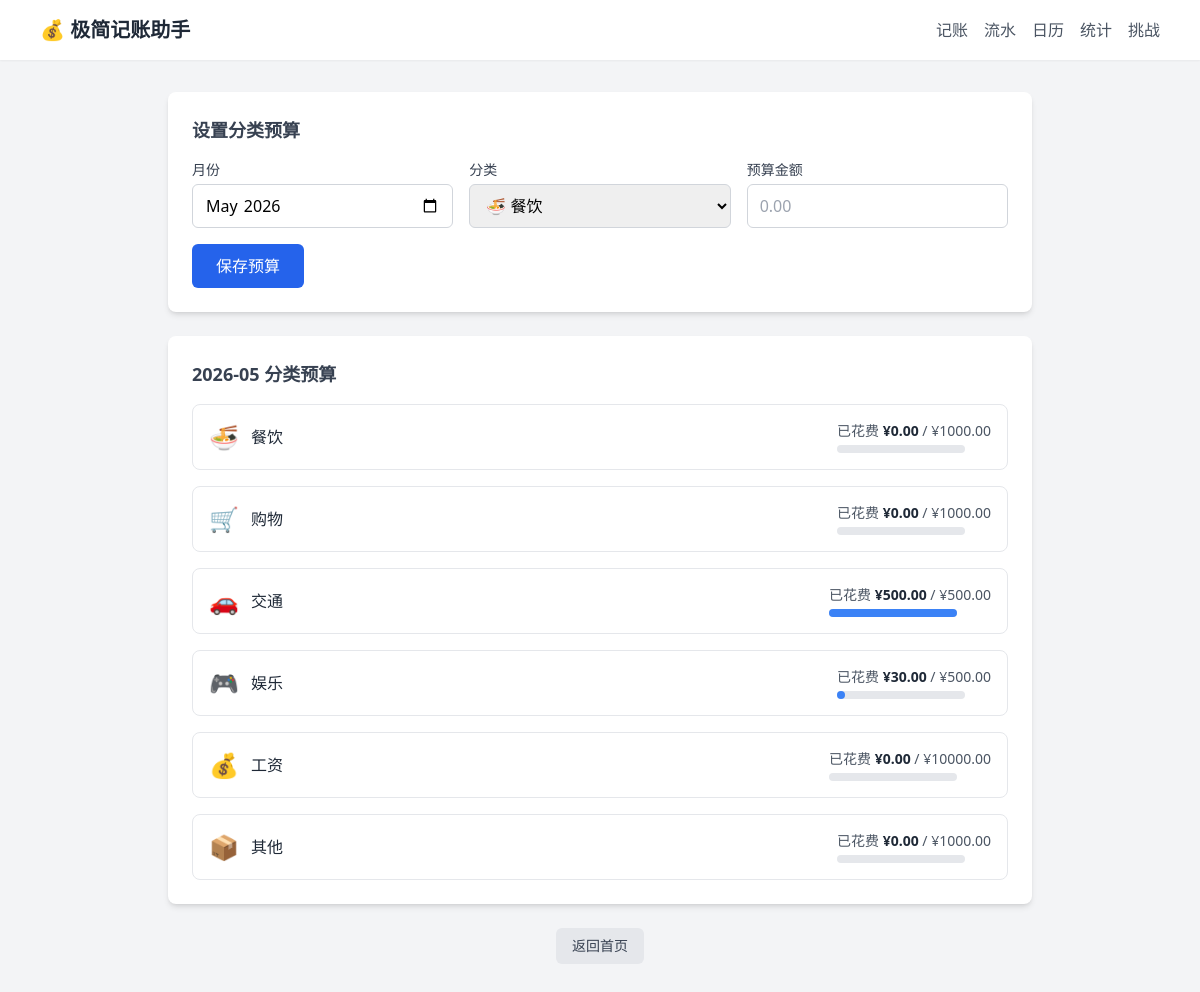
Screenshot of /manage_budgets with the database file from the repository.
### models.py (models this page shows, shortened)
class Category(db.Model):
    id = db.Column(db.Integer, primary_key=True)
    name = db.Column(db.String(20), unique=True, nullable=False)
    icon = db.Column(db.String(50), default='📦')
    color = db.Column(db.String(20), default='#3b82f6')
    is_default = db.Column(db.Boolean, default=False)
    sort_order = db.Column(db.Integer, default=0)

class CategoryBudget(db.Model):
    id = db.Column(db.Integer, primary_key=True)
    category = db.Column(db.String(20), nullable=False)
    budget_amount = db.Column(db.Float, nullable=False)
    month = db.Column(db.String(7), nullable=False)

### app.py (the view, shortened to what this page needs)
@app.route('/manage_budgets', methods=['GET', 'POST'])
def manage_budgets():
    month = request.args.get('month', date.today().strftime('%Y-%m'))
    budgets = CategoryBudget.query.filter_by(month=month).all()
    categories = get_categories()
    budget_dict = {b.category: b.budget_amount for b in budgets}
    cat_spending = {}
    for cat_name, _, _ in categories:
        cat_spending[cat_name] = get_category_spending(cat_name, month)
    return render_template('manage_budgets.html', categories=categories,
                           budget_dict=budget_dict, cat_spending=cat_spending, month=month)

### app.py (called while the page is built)
def get_category_spending(category, month=None):
    if month is None:
        month = date.today().strftime('%Y-%m')
    first_day = datetime.strptime(month + '-01', '%Y-%m-%d').date()
    if month == date.today().strftime('%Y-%m'):
        last_day = date.today()
    else:
        if int(month.split('-')[1]) == 12:
            last_day = date(int(month.split('-')[0]) + 1, 1, 1) - timedelta(days=1)
        else:
            last_day = date(int(month.split('-')[0]), int(month.split('-')[1]) + 1, 1) - timedelta(days=1)
    records = Record.query.filter(
        Record.date >= first_day,
        Record.date <= last_day,
        Record.category == category,
        Record.type == 'expense'
    ).all()
    return sum(r.amount for r in records)

### models.py (called while the page is built)
def get_categories():
    categories = Category.query.order_by(Category.sort_order).all()
    if not categories:
        init_default_categories()
        categories = Category.query.order_by(Category.sort_order).all()
    return [(c.name, c.icon, c.color) for c in categories]

### templates/manage_budgets.html (shortened to what this page needs)
<!DOCTYPE html>
<html lang="zh-CN">
<head>
    <script src="https://cdn.tailwindcss.com"></script>
</head>
<body class="bg-gray-100 min-h-screen">
    <nav class="bg-white shadow-sm">
        <div class="max-w-6xl mx-auto px-4 py-4">
            <div class="flex justify-between items-center flex-wrap gap-2">
                <h1 class="text-xl font-bold text-gray-800">💰 极简记账助手</h1>
                <div class="flex flex-wrap gap-2 sm:gap-4">
                    <a href="/" class="text-gray-600 hover:text-gray-800">记账</a>
                    <a href="/records" class="text-gray-600 hover:text-gray-800">流水</a>
                    <a href="/calendar" class="text-gray-600 hover:text-gray-800">日历</a>
                    <a href="/stats" class="text-gray-600 hover:text-gray-800">统计</a>
                    <a href="/challenges" class="text-gray-600 hover:text-gray-800">挑战</a>
                </div>
            </div>
        </div>
    </nav>
    <main class="max-w-4xl mx-auto px-4 py-8">
        <div class="bg-white rounded-lg shadow-md p-6 mb-6">
            <h2 class="text-lg font-semibold text-gray-700 mb-4">设置分类预算</h2>
            <form action="/manage_budgets" method="POST" class="space-y-4">
                <div class="grid grid-cols-1 sm:grid-cols-3 gap-4">
                    <div>
                        <label class="block text-sm font-medium text-gray-700 mb-1">月份</label>
                        <input type="month" name="month" value="{{ month }}" required
                            class="w-full px-3 py-2 border border-gray-300 rounded-md focus:outline-none focus:ring-2 focus:ring-blue-500 min-h-[44px]">
                    </div>
                    <div>
                        <label class="block text-sm font-medium text-gray-700 mb-1">分类</label>
                        <select name="category" required
                            class="w-full px-3 py-2 border border-gray-300 rounded-md focus:outline-none focus:ring-2 focus:ring-blue-500 min-h-[44px]">
                            {% for cat_name, icon, color in categories %}
                            <option value="{{ cat_name }}">{{ icon }} {{ cat_name }}</option>
                            {% endfor %}
                        </select>
                    </div>
                    <div>
                        <label class="block text-sm font-medium text-gray-700 mb-1">预算金额</label>
                        <input type="number" name="budget_amount" step="0.01" min="0" required
                            class="w-full px-3 py-2 border border-gray-300 rounded-md focus:outline-none focus:ring-2 focus:ring-blue-500 min-h-[44px]"
                            placeholder="0.00">
                    </div>
                </div>
                <button type="submit"
                    class="w-full sm:w-auto bg-blue-600 text-white px-6 py-2 rounded-md hover:bg-blue-700 transition-colors font-medium min-h-[44px]">
                    保存预算
                </button>
            </form>
        </div>
        <div class="bg-white rounded-lg shadow-md p-6">
            <h2 class="text-lg font-semibold text-gray-700 mb-4">{{ month }} 分类预算</h2>
            <div class="space-y-4">
                {% for cat_name, icon, color in categories %}
                <div class="flex items-center justify-between p-4 border rounded-lg {% if cat_name in budget_dict and cat_name in cat_spending and cat_spending[cat_name] > budget_dict[cat_name] %}bg-red-50 border-red-200{% endif %}">
                    <div class="flex items-center">
                        <span class="text-2xl mr-3">{{ icon }}</span>
                        <span class="font-medium text-gray-800">{{ cat_name }}</span>
                    </div>
                    <div class="text-right">
                        {% if cat_name in budget_dict %}
                        <div class="text-sm text-gray-600">
                            已花费 <span class="font-bold {% if cat_name in cat_spending and cat_spending[cat_name] > budget_dict[cat_name] %}text-red-600{% else %}text-gray-800{% endif %}">¥{{ "%.2f"|format(cat_spending.get(cat_name, 0)) }}</span>
                            / ¥{{ "%.2f"|format(budget_dict[cat_name]) }}
                        </div>
                        <div class="w-32 bg-gray-200 rounded-full h-2 mt-1">
                            <div class="h-2 rounded-full {% if cat_name in cat_spending and cat_spending[cat_name] > budget_dict[cat_name] %}bg-red-500{% else %}bg-blue-500{% endif %}"
                                style="width: {{ (cat_spending.get(cat_name, 0) / budget_dict[cat_name] * 100) if budget_dict[cat_name] > 0 else 0 }}%"></div>
                        </div>
                        {% else %}
                        <span class="text-sm text-gray-400">未设置</span>
                        {% endif %}
                    </div>
                </div>
                {% endfor %}
            </div>
        </div>
        <div class="mt-6 text-center">
            <a href="/" class="inline-flex items-center px-4 py-2 bg-gray-200 text-gray-700 rounded-md hover:bg-gray-300 transition-colors text-sm">
                返回首页
            </a>
        </div>
    </main>
</body>
</html>

### rows the page displays
Category: icon "🍜", name "餐饮", name "0.00", name.budget_amount "1000.00"
Category: icon "🛒", name "购物", name "0.00", name.budget_amount "1000.00"
Category: icon "🚗", name "交通", name "500.00", name.budget_amount "500.00"
Category: icon "🎮", name "娱乐", name "30.00", name.budget_amount "500.00"
Category: icon "💰", name "工资", name "0.00", name.budget_amount "10000.00"
Category: icon "📦", name "其他", name "0.00", name.budget_amount "1000.00"

### other values shown
{{ month }} "2026-05"
form field category "🍜 餐饮"
